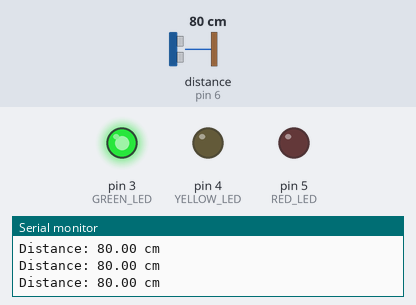
A sketch run on a simulated Arduino Uno, built with avr-gcc and run on an emulated ATmega328P. Shown: output pins drawn as LEDs (lit = HIGH), the last lines printed to the serial monitor. The inputs (shaded band) are chosen by the test bench; at power-on: distance to the obstacle (sensor on pin 6) 80 cm. The echo pulse lasts 58.3 µs per cm.

Above: at 1.3 s.
1.4 s: distance to the obstacle (sensor on pin 6) set to 27 cm
2.9 s: distance to the obstacle (sensor on pin 6) set to 21 cm
At 3.4 s:
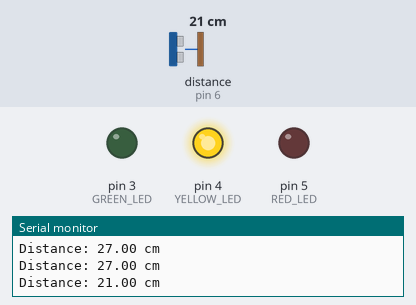
4.5 s: distance to the obstacle (sensor on pin 6) set to 16 cm
6.0 s: distance to the obstacle (sensor on pin 6) set to 13 cm
At 7.2 s:
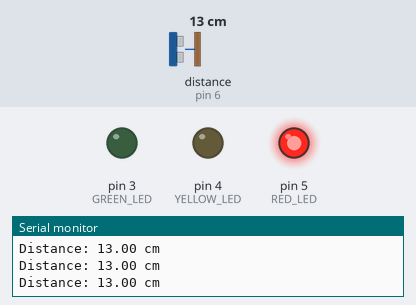
7.5 s: distance to the obstacle (sensor on pin 6) set to 18 cm
At 8.7 s:
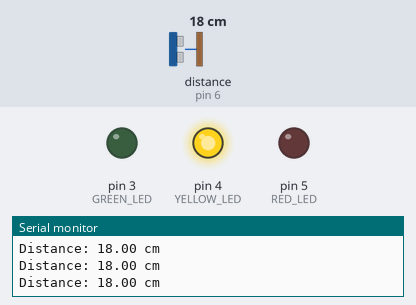
9.0 s: distance to the obstacle (sensor on pin 6) set to 2 cm
At 10.0 s:
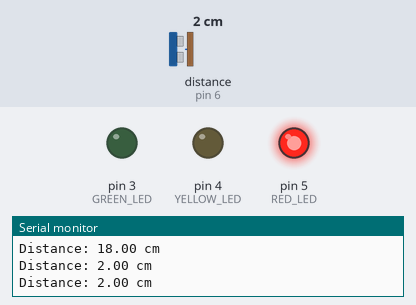
Timing chart, 0 to 11.5 s (numbered marks = the images above; inputs shaded):
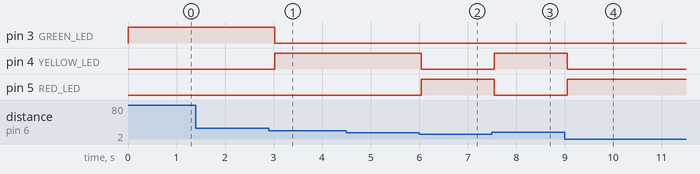

Measured:
- the behaviour switches between 25 and 24 cm on distance to the obstacle (sensor on pin 6) (found by bisection; images 0 and 1)
- the behaviour switches between 15 and 14 cm on distance to the obstacle (sensor on pin 6) (found by bisection; images 1 and 2)
- after the input at 2.9 s, pin 3 (GREEN_LED): HIGH → LOW after 0.13 s; pin 4 (YELLOW_LED): LOW → HIGH after 0.13 s
- after the input at 6.0 s, pin 4 (YELLOW_LED): HIGH → LOW at once; pin 5 (RED_LED): LOW → HIGH at once
- after the input at 7.5 s, pin 4 (YELLOW_LED): LOW → HIGH after 0.05 s; pin 5 (RED_LED): HIGH → LOW after 0.05 s
- after the input at 9.0 s, pin 4 (YELLOW_LED): HIGH → LOW after 0.05 s; pin 5 (RED_LED): LOW → HIGH after 0.05 s

The sketch:

x_ray_machine.ino
```cpp
#include <HCSR04.h>

// Define the pins for the LEDs
#define GREEN_LED 3
#define YELLOW_LED 4
#define RED_LED 5

// Define the pins for the ultrasonic sensor
#define TRIGGER_PIN 7
#define ECHO_PIN 6

// Create an instance of the HCSR04 class
HCSR04 hc(TRIGGER_PIN, ECHO_PIN);

void setup() {
  // Initialize the serial communication for debugging purposes
  Serial.begin(9600);

  // Set the LED pins as OUTPUT
  pinMode(GREEN_LED, OUTPUT);
  pinMode(YELLOW_LED, OUTPUT);
  pinMode(RED_LED, OUTPUT);
}

void loop() {
  // Measure the distance in centimeters
  double distance_cm = hc.dist();

  // Print the distance to the Serial Monitor
  Serial.print("Distance: ");
  Serial.print(distance_cm);
  Serial.println(" cm");

  // Control LEDs based on the distance
  if (distance_cm < 15) {
    digitalWrite(GREEN_LED, LOW);
    digitalWrite(YELLOW_LED, LOW);
    digitalWrite(RED_LED, HIGH);
  } else if (distance_cm >= 15 && distance_cm < 25) {
    digitalWrite(GREEN_LED, LOW);
    digitalWrite(YELLOW_LED, HIGH);
    digitalWrite(RED_LED, LOW);
  } else {
    digitalWrite(GREEN_LED, HIGH);
    digitalWrite(YELLOW_LED, LOW);
    digitalWrite(RED_LED, LOW);
  }

  // Add a small delay to avoid flooding the serial output
  delay(500);
}
```
